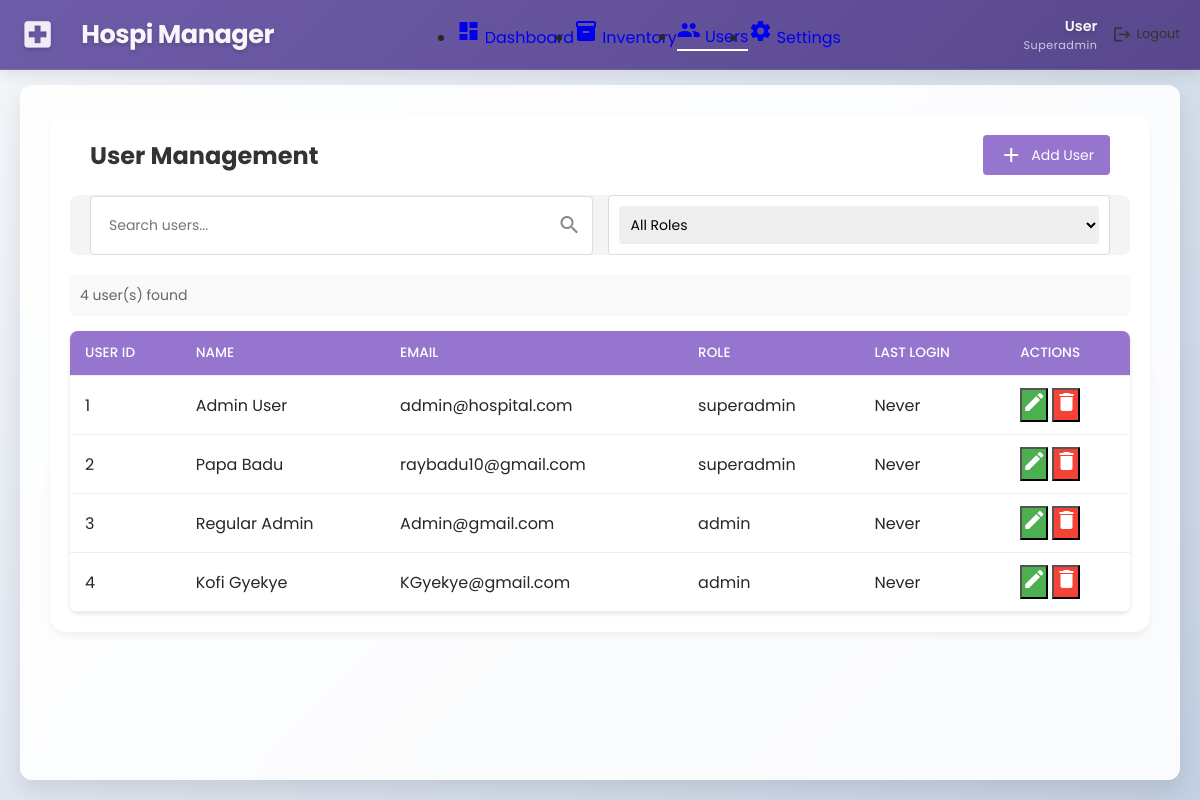
Before: /view/admin/users.php (signed in) with the older database file.
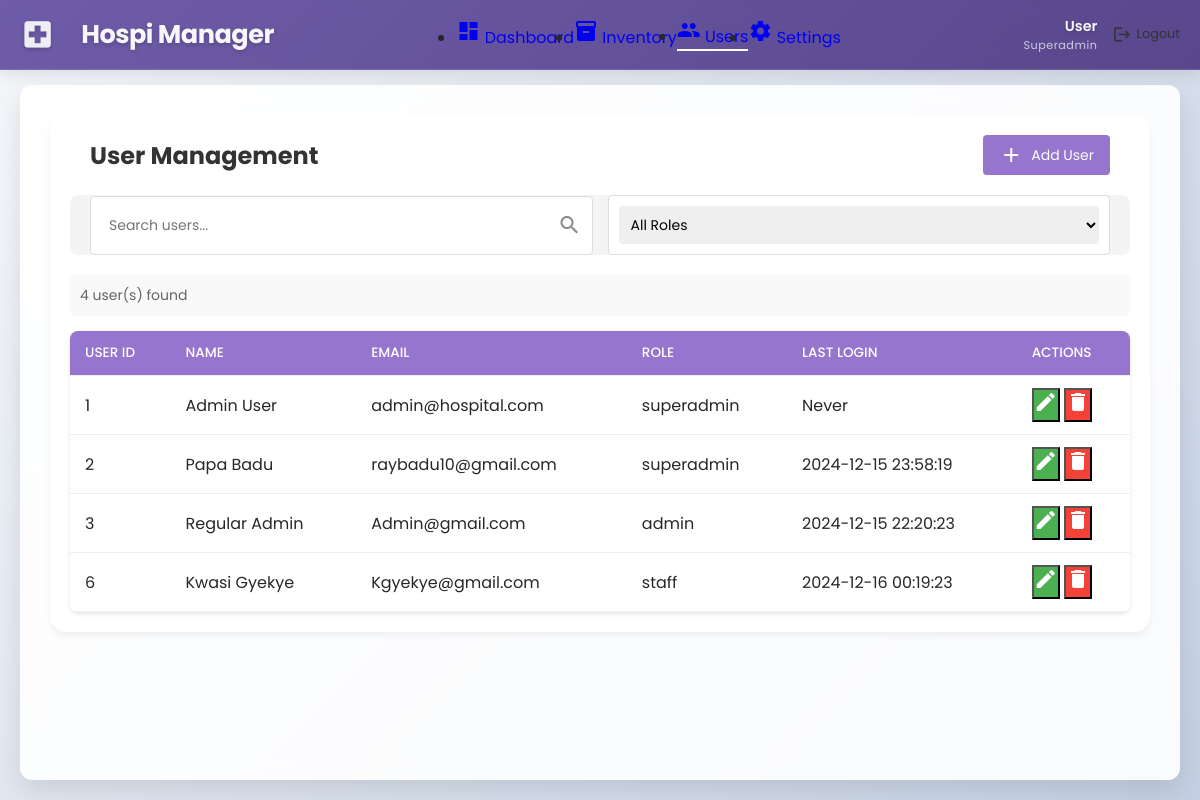
After: the same page with the newer database file.
### tables this page shows
CREATE TABLE `users` (
  `user_id` int(11) NOT NULL,
  `first_name` varchar(50) NOT NULL,
  `last_name` varchar(50) NOT NULL,
  `email` varchar(100) NOT NULL,
  `password` varchar(255) NOT NULL,
  `role` enum('admin','superadmin','staff') NOT NULL,
  `created_at` timestamp NOT NULL DEFAULT current_timestamp(),
  `last_login` datetime DEFAULT NULL
);

### view/admin/users.php (the view, shortened to what this page needs)
<?php
require_once BASE_PATH . '/functions/dashboard_functions.php';
$userRole = $_SESSION['role'];
$searchQuery = $_GET['search'] ?? '';
$query = "SELECT user_id, first_name, last_name, email, role, last_login FROM users WHERE 1=1";
$stmt = $conn->prepare($query);
$stmt->execute();
$result = $stmt->get_result();
$users = $result->fetch_all(MYSQLI_ASSOC);
?>
<!DOCTYPE html>
<html lang="en">
<head>
    <link rel="stylesheet" href="../../assets/css/dashboard.css">
    <link rel="stylesheet" href="../../assets/css/users.css">
    <link rel="stylesheet" href="../../assets/css/styles.css">
</head>
<body>
    <div class="dashboard-container">
        <nav class="top-nav">
            <div class="nav-brand">
                <span class="material-icons">local_hospital</span>
                <span class="brand-name">Hospi Manager</span>
            </div>
            <ul class="nav-menu">
                <li>
                    <a href="dashboard.php">
                        <span class="material-icons">dashboard</span>
                        <span>Dashboard</span>
                    </a>
                </li>
                <li>
                    <a href="inventory.php">
                        <span class="material-icons">inventory</span>
                        <span>Inventory</span>
                    </a>
                </li>
                <li class="active">
                    <a href="users.php">
                        <span class="material-icons">people</span>
                        <span>Users</span>
                    </a>
                </li>
                <li>
                    <a href="settings.php">
                        <span class="material-icons">settings</span>
                        <span>Settings</span>
                    </a>
                </li>
            </ul>
            <div class="nav-profile">
                <div class="user-info">
                    <span class="user-name"><?= htmlspecialchars($_SESSION['full_name'] ?? 'User') ?></span>
                    <span class="user-role"><?= ucfirst(htmlspecialchars($userRole)) ?></span>
                </div>
                <a href="../../actions/logout.php" class="logout-btn" onclick="return confirm('Are you sure you want to logout?')">
                    <span class="material-icons">logout</span>
                    <span>Logout</span>
                </a>
            </div>
        </nav>
        <main class="main-content">
            <div class="users-container">
                <div class="content-header">
                    <h1>User Management</h1>
                    <button class="add-btn" onclick="openModal('addUserModal')">
                        <span class="material-icons">add</span>
                        Add User
                    </button>
                </div>
                <div class="filters-section">
                    <form id="userFilterForm" method="GET" action="">
                        <div class="search-filter">
                            <input
                                type="text"
                                id="searchInput"
                                name="search"
                                placeholder="Search users..."
                                value="<?= htmlspecialchars($searchQuery) ?>"
                            >
                        </div>
                        <div class="role-filter">
                            <select
                                id="roleFilter"
                                name="role"
                                onchange="this.form.submit()"
                            >
                                <option value="">All Roles</option>
                            </select>
                        </div>
                    </form>
                </div>
                <div class="search-results">
                    <?php if (empty($users)): ?>
                        <p class="no-results">No users found matching your search criteria.</p>
                    <?php else: ?>
                        <p class="results-count"><?= count($users) ?> user(s) found</p>
                    <?php endif; ?>
                </div>
                <table class="users-table">
                    <thead>
                        <tr>
                            <th>User ID</th>
                            <th>Name</th>
                            <th>Email</th>
                            <th>Role</th>
                            <th>Last Login</th>
                            <th>Actions</th>
                        </tr>
                    </thead>
                    <tbody>
                        <?php foreach ($users as $user): ?>
                        <tr>
                            <td><?php echo htmlspecialchars($user['user_id']); ?></td>
                            <td><?php echo htmlspecialchars($user['first_name'] . ' ' . $user['last_name']); ?></td>
                            <td><?php echo htmlspecialchars($user['email']); ?></td>
                            <td><?php echo htmlspecialchars($user['role']); ?></td>
                            <td>
                                <?php
                                $lastLogin = $user['last_login'] ?? null;
                                if ($lastLogin) {
                                    $loginTime = new DateTime($lastLogin);
                                    echo htmlspecialchars($loginTime->format('Y-m-d H:i:s'));
                                } else {
                                    echo 'Never';
                                }
                                ?>
                            </td>
                            <td class="actions">
                                <button class="edit-btn" onclick="editUser(<?php echo $user['user_id']; ?>)">
                                    <span class="material-icons">edit</span>
                                </button>
                                <button class="delete-btn" onclick="deleteUser(<?php echo $user['user_id']; ?>)">
                                    <span class="material-icons">delete</span>
                                </button>
                            </td>
                        </tr>
                        <?php endforeach; ?>
                    </tbody>
                </table>
            </div>
        </main>
    </div>
</body>
</html>

### assets/css/dashboard.css (style rules this page uses)
:root { --primary-color: rgb(161, 142, 224); --primary-light: rgba(161, 142, 224, 0.1); --primary-dark: rgb(131, 112, 194); --success-color: rgb(72, 187, 120); --warning-color: rgb(246, 173, 85); --danger-color: rgb(245, 101, 101); --text-dark: rgb(39, 39, 39); --text-light: rgb(107, 114, 128); --white: #ffffff; --background: rgb(249, 250, 251); --nav-height: 4rem; }
* { margin: 0; padding: 0; box-sizing: border-box; font-family: 'Poppins', sans-serif; }
body, html { margin: 0; padding: 0; width: 100%; height: 100%; font-family: 'Poppins', sans-serif; background: linear-gradient(135deg, #f5f7fa 0%, #c3cfe2 100%); background-attachment: fixed; overflow-x: hidden; }
body { color: var(--text-dark); min-height: 100vh; padding-top: 70px; }
.dashboard-container { display: flex; min-height: 100vh; padding-top: 65px; width: 100%; }
.main-content { flex-grow: 1; margin-top: 20px; padding: 20px; max-width: 1200px; width: 100%; margin-left: auto; margin-right: auto; background: rgba(255, 255, 255, 0.9); border-radius: 12px; box-shadow: 0 10px 25px rgba(0, 0, 0, 0.1); backdrop-filter: blur(10px); }
.top-nav { position: fixed; margin-top: 0px; top: 0; left: 0; right: 0; display: flex; justify-content: space-between; align-items: center; height: 70px; background: linear-gradient(135deg, rgba(95, 75, 160, 0.9) 0%, rgba(75, 55, 130, 0.9) 100%); box-shadow: 0 4px 15px rgba(0, 0, 0, 0.1); z-index: 1000; padding: 0 40px; backdrop-filter: blur(10px); border-bottom: 1px solid rgba(255, 255, 255, 0.1); }
.top-nav { display: flex; justify-content: space-between; align-items: center; padding: 10px 20px; }
.nav-brand { display: flex; align-items: center; gap: 1rem; }
.nav-brand .material-icons { color: rgba(255, 255, 255, 0.9); font-size: 2.2rem; margin-right: 10px; text-shadow: 0 2px 4px rgba(0, 0, 0, 0.2); }
.nav-brand .brand-name { color: rgba(255, 255, 255, 0.95); font-size: 1.6rem; font-weight: 700; letter-spacing: -0.5px; text-shadow: 0 2px 4px rgba(0, 0, 0, 0.2); }
.nav-menu { display: flex; align-items: center; }
.nav-profile { display: flex; align-items: center; gap: 15px; }
.user-info { display: flex; flex-direction: column; align-items: flex-end; }
.user-name { font-weight: 600; font-size: 0.9rem; color: rgba(255, 255, 255, 0.95); text-shadow: 0 2px 4px rgba(0, 0, 0, 0.2); }
.user-role { font-size: 0.7rem; color: rgba(255, 255, 255, 0.7); letter-spacing: 0.5px; text-transform: capitalize; }
.logout-btn { display: flex; align-items: center; gap: 5px; text-decoration: none; color: #333; font-size: 0.8rem; }
.logout-btn .material-icons { font-size: 1.2rem; }
.filters-section { display: flex; justify-content: space-between; align-items: center; margin-bottom: 20px; padding: 10px; background-color: #f4f4f4; border-radius: 8px; }
#userFilterForm { display: flex; align-items: center; gap: 15px; width: 100%; }
.search-filter { position: relative; flex-grow: 1; }
.search-filter input { width: 100%; padding: 10px 40px 10px 15px; border: 1px solid #ddd; border-radius: 5px; font-size: 14px; }
.role-filter select { padding: 10px; border: 1px solid #ddd; border-radius: 5px; font-size: 14px; }
.search-results { margin-bottom: 15px; padding: 10px; background-color: #f9f9f9; border-radius: 5px; }
.results-count { color: #666; font-size: 14px; }

### assets/css/styles.css (style rules this page uses)
* { padding: 0; margin: 0; font-family: "Poppins", sans-serif; box-sizing: border-box; text-decoration: none; }
body, html { margin: 0; padding: 0; width: 100%; height: 100%; font-family: Arial, sans-serif; background: linear-gradient(135deg, #f5f7fa 0%, #c3cfe2 100%); background-attachment: fixed; overflow-x: hidden; }
main { background: rgba(255, 255, 255, 0.9); border-radius: 12px; box-shadow: 0 10px 25px rgba(0, 0, 0, 0.1); padding: 30px; margin: 20px; backdrop-filter: blur(10px); }
nav { position: absolute; top: 0; display: flex; justify-content: space-around; width: 100%; height: 100px; background: linear-gradient(rgba(39, 39, 39, 0.6), transparent); z-index: 100; }
.link:hover, .active { border-bottom: 2px solid #fff; }
nav { margin-top: 10px; }

Changed rows visible on the page:
removed users: user_id "4", first_name+last_name "Kofi Gyekye", email "KGyekye@gmail.com", role "admin", shows "Never"
changed users "Papa Badu": last_login (not shown) → "2024-12-15 23:58:19"; no longer shows "Never"
changed users "Regular Admin": last_login (not shown) → "2024-12-15 22:20:23"; no longer shows "Never"
added users: user_id "6", first_name+last_name "Kwasi Gyekye", email "Kgyekye@gmail.com", role "staff", last_login "2024-12-16 00:19:23"
